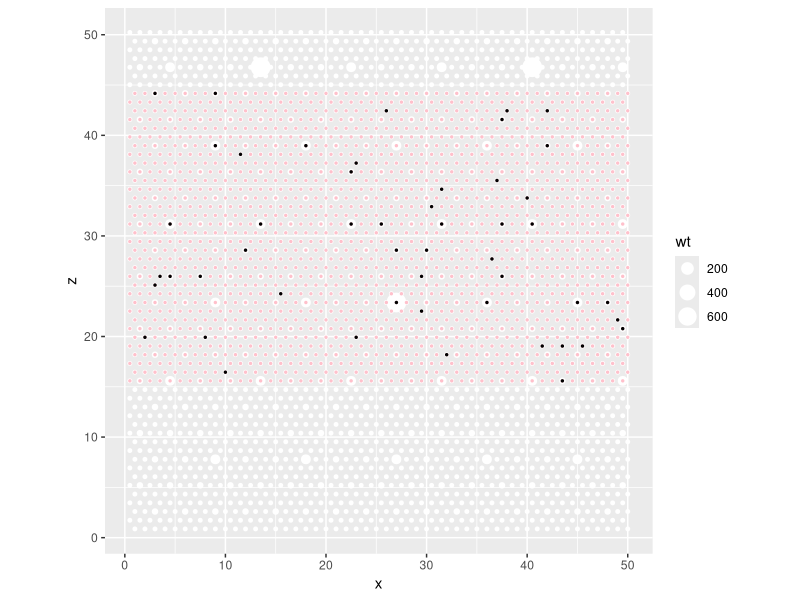
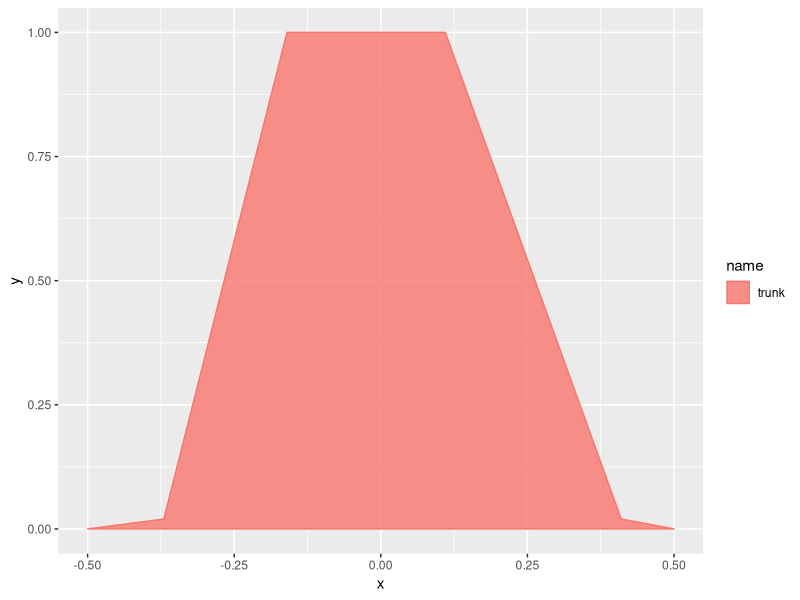
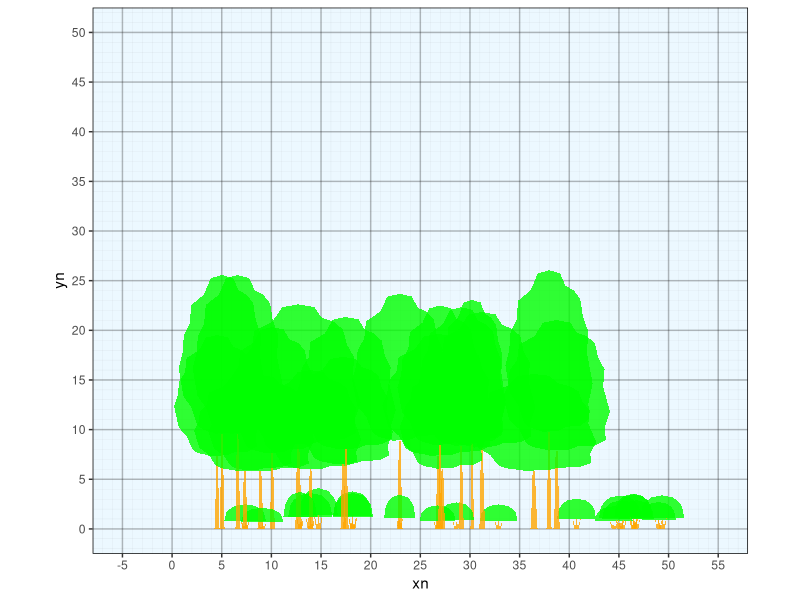

The R script that drew these images, in order:
library(dplyr)
library(ggplot2)

setwd(dirname(rstudioapi::getActiveDocumentContext()$path))

make_hex_stand <- function(hects=1, minsize=1){
  #scale larger
  x = (1:(100*hects))
  y = (1:(116*hects))
  set.seed(42)
  m <- merge(x,y) |> as.data.frame()
  m <- m |> mutate(x = ifelse(floor(y/2)==y/2, x-0.5,x), y = round(y*(3^0.5)/2,2), wt=1)
  pref=3
  f= pref^1
  mx1 <- merge(x*f,y*f) |> as.data.frame() |> mutate(x = ifelse(floor(y/2)==y/2, x-f*0.5,x), y = round(y*(3^0.5)/2,2), wt=f^2)  |> subset(x <=100*hects & y <= 100*hects)
  f = pref^2
  mx2 <- merge(x*f,y*f) |> as.data.frame() |> mutate(x = ifelse(floor(y/2)==y/2, x-f*0.5,x), y = round(y*(3^0.5)/2,2), wt=f^2)  |> subset(x <=100*hects & y <= 100*hects)
  f = pref^3
  mx3 <- merge(x*f,y*f) |> as.data.frame() |> mutate(x = ifelse(floor(y/2)==y/2, x-f*0.5,x), y = round(y*(3^0.5)/2,2), wt=f^2)  |> subset(x <=100*hects & y <= 100*hects)
  mm <- rbind(m,mx1,mx2,mx3) |> group_by(x,y) |> summarise(wt=max(wt)) |> as.data.frame()
  mm <- mm |> mutate(x = x*minsize, y = y*minsize)
  colnames(mm) <- c('x','z','wt')
  rownames(mm) <- 1:nrow(mm) |> as.numeric()
  return(mm)
}

stand <- make_hex_stand(0.5,1)
stand1 <- subset(stand, z >= 15 & z < 45)
stumps <- stand1[sample(row.names(stand1),size = 50,prob = stand1$wt),]

ggplot()+
  geom_point(data=stand, aes(x=x,y=z,size=wt), color='white')+
  geom_point(data=stand1, aes(x=x,y=z), color='pink', size=0.5) +
  geom_point(data=stumps, aes(x=x,y=z), color='black', size=0.5)+
  coord_fixed(ratio = 1)





blob <- read.csv('blob.csv') |> data.frame(name='blob', fill='green', color='darkgreen')
palm <- read.csv('palm.csv') |> data.frame(name='palm', fill='green', color='darkgreen')|> mutate(x=round(x,2),y=round(y,2))
trunk <- read.csv('trunk.csv') |> data.frame(name='trunk', fill='orange', color='brown')|> mutate(x=round(x,2),y=round(y,2))
triangle <- data.frame(x=c(-0.5, 0, 0.5),y=c(0, 1, 0), name='triangle', fill='green', color='darkgreen')
dome <- data.frame(x=c(-1,
                       -0.9,
                       -0.75,
                       -0.5,
                       -0.25,
                       0,
                       0.25,
                       0.5,
                       0.75,
                       0.9,
                       1)/2,
                   y=(c(0,
                        0.5,
                        0.7,
                        0.9,
                        0.95,
                        1.00,
                        0.95,
                        0.9,
                        0.7,
                        0.5,
                        0)), name='dome', fill='green', color='darkgreen')
sticks <- data.frame(x=c(-0.075,-0.13,-0.12,-0.025,-0.005,0.005,0.025,0.12,0.13,0.075),y=c(0,1,1,0,1,1,0,1,1,0), name='sticks', fill='orange', color='brown')


grass <- data.frame(x=c(-0.3, -0.5, -0.1,  0.0,  0.1,  0.5,  0.3), y=c(0,0.85,0,1,0,0.85,0), name='grass', fill='green', color='darkgreen')


forb <- data.frame(x=c(-0.04, -0.04, -0.32, -0.38, -0.45, -0.50, -0.45, -0.38, -0.32, -0.04, -0.04, -0.13, -0.12,  0.00,  0.10,  0.12,  0.03,  0.04,  0.29,  0.34,  0.44,  0.50,  0.43,  0.34,  0.30, 0.04, 0.05, -0.04), 
                          y=c(0, 0.39, 0.57, 0.52, 0.52, 0.61, 0.7, 0.7, 0.61, 0.45, 0.78, 0.82, 0.95, 1, 0.95, 0.82, 0.78, 0.45, 0.68, 0.76, 0.77, 0.68, 0.59, 0.59, 0.63, 0.39, 0, 0), name='forb', fill='green', color='darkgreen')
fern <- data.frame(x=c(-0.09, -0.12, -0.16, -0.22, -0.31, -0.50, -0.28, -0.12, -0.15, -0.10, -0.06, -0.06, -0.13, -0.05, -0.01,  0.06,  0.02,  0.00,  0.03, -0.05, -0.04,  0.02,  0.10,  0.09,  0.24, 0.50,  0.27,  0.17,  0.11,  0.03, -0.03, -0.09), 
                          y=c(0, 0.13, 0.2, 0.1, 0.29, 0.41, 0.43, 0.32, 0.24, 0.15, 0.02, 0.38, 0.44, 0.88, 0.96, 1, 0.94, 0.85, 0.42, 0.38, 0.03, 0.16, 0.28, 0.4, 0.45, 0.44, 0.27, 0.12, 0.25, 0.13, 0, 0), name='fern', fill='green', color='darkgreen')


ggplot() +
  geom_polygon(data=trunk, aes(x,y,  fill=name, color=name), alpha=0.8)

ht.max = 5
ht.min = 2
crwd = 2
dbh = 30

make_B_tree <- function(ht.max, ht.min,crwd,dbh){
  crown <- blob |> mutate(x=x*crwd, y=y*(ht.max-ht.min)+ht.min)
  base <- trunk |> mutate(x=x*dbh/100*1.1, y=y*(ht.min)) 
  tree = rbind(crown, base)
  tree$ptord <- rownames(tree) |> as.numeric()
  return(tree)}
make_shrub <- function(ht.max, ht.min,crwd){
  crown <- dome |> mutate(x=x*crwd, y=y*(ht.max-ht.min)+ht.min) #|> data.frame(id=1)
  base <- sticks |> mutate(x=x*crwd*0.8, y=y*(ht.min)) #|> data.frame(id=2) 
  tree = rbind(crown, base)
  tree$ptord <- rownames(tree) |> as.numeric()
  return(tree)}
make_palm <- function(ht.max, ht.min,crwd,dbh){
  crown <- palm |> mutate(x=x*crwd, y=y*(ht.max-ht.min)+ht.min) #|> data.frame(id=1)
  base <- trunk |> mutate(x=x*dbh/100*1.1, y=y*(ht.min)) #|> data.frame(id=2) 
  tree = rbind(crown, base)
  tree$ptord <- rownames(tree) |> as.numeric()
  return(tree)}
make_N_tree <- function(ht.max, ht.min,crwd,dbh){
  crown <- triangle |> mutate(x=x*crwd, y=y*(ht.max-ht.min)+ht.min) #|> data.frame(id=1)
  base <- trunk |> mutate(x=x*dbh/100*1.1, y=y*(ht.min)) #|> data.frame(id=2) 
  tree = rbind(crown, base)
  tree$ptord <- rownames(tree) |> as.numeric()
  return(tree)}

tree <- make_B_tree(ht.max=20,ht.min=7.5,crwd = 5,dbh = 30) 
shrub <- make_shrub(ht.max=3,ht.min=1,crwd=2) 

sample1 <- sample(row.names(stand1), size = 20, prob = stand1$wt)
stand2 <- stand1 |> mutate(wt = ifelse(rownames(stand1) %in% sample1, 0,wt))
sample2 <- sample(row.names(stand2), size = 20, prob = stand2$wt)
stumps1 <- stand1[sample1,]
stumps2 <- stand1[sample2,]
stumps1a <- data.frame(id=rownames(stumps1), xp=stumps1$x, z=stumps1$z)
stumps2a <- data.frame(id=rownames(stumps2), xp=stumps2$x, z=stumps2$z)


trees <- merge(stumps1a, tree) 
shrubs <- merge(stumps2a, shrub) 
plants <- rbind(trees, shrubs)

plants <- plants |> group_by(id) |> 
  mutate(ht.max = max(y), crwd = max(x)-min(x),
         xpp = xp + runif(1, min = -0.5, max = 0.5),
         yr = rnorm(1,ht.max, ht.max/5)/ht.max,
         xr = rnorm(1,ht.max, ht.max/5)/ht.max+rnorm(1,crwd, crwd/5)/crwd,
         xn = x*xr+xpp,
         yn = y*yr)

plants <- plants |> arrange(id, name, ptord, z)
zmax <- max(plants$z)
zmin <- min(plants$z)
zwid <- zmax-zmin
plants1 <- plants |> subset(z < zmin+zwid/3)
plants2 <- plants |> subset(z < zmax-zwid/3 & z >= zmin+zwid/3)
plants3 <- plants |> subset(z >= zmax-zwid/3)

ggplot() +
  geom_polygon(data=plants1, aes(x=xn,y=yn,group=paste0(name,id), fill=fill, color=color), alpha=0.8, size=0.01)+
  geom_polygon(data=plants2, aes(x=xn,y=yn,group=paste0(name,id), fill=fill, color=color), alpha=0.8, size=0.01)+
  geom_polygon(data=plants3, aes(x=xn,y=yn,group=paste0(name,id), fill=fill, color=color), alpha=0.8, size=0.01)+
  scale_fill_manual(values=c('green','orange'))+
  scale_color_manual(values=c('brown','darkgreen'))+
  theme(legend.position = "none", 
        panel.background = element_rect(fill = rgb(0.85,0.95,1,0.5),
                                        colour = "black",
                                        size = 0.5, linetype = "solid"),
        panel.grid.major = element_line(size = 0.5, linetype = 'solid',
                                        colour = rgb(0.1, 0.1, 0.1, 0.3)), 
        panel.grid.minor = element_line(size = 0.1, linetype = 'solid',
                                        colour = rgb(0.1, 0.1, 0.1, 0.1))
  )+
  coord_fixed(ratio = 1)+
  scale_y_continuous(trans='identity', breaks = c(-10:(120/5))*5,minor_breaks = c(-10:(120)), limits = c(0,50))+
  scale_x_continuous(breaks = c(-10:(120/5))*5, minor_breaks = c(-10:(120)), limits = c(-5,55))
